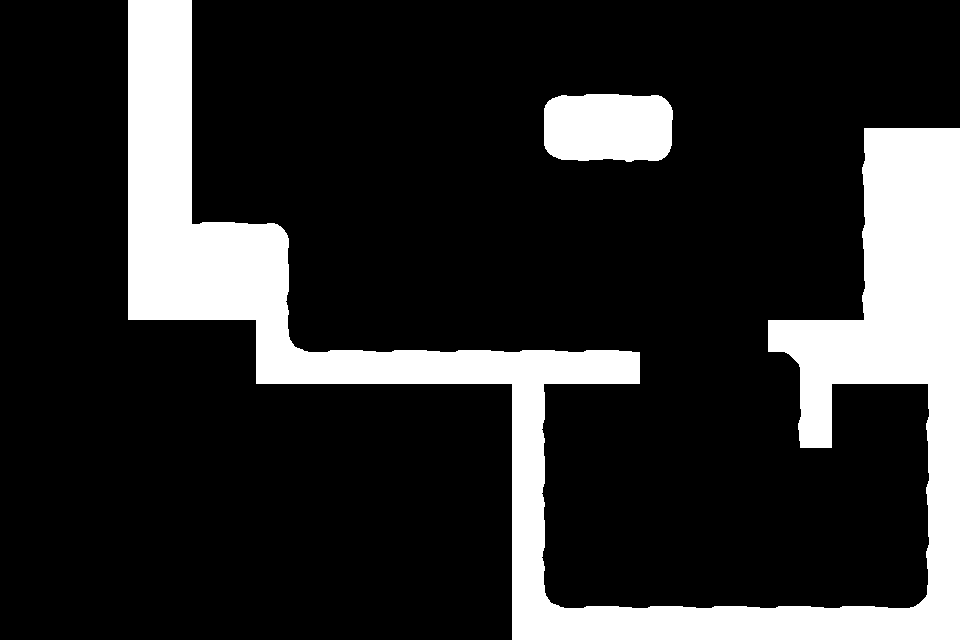

A 2D game scene composited from a Tiled map and its tileset images. What follows is a short description and the map's XML, with every tile layer's data as written:
An orthogonal 15x10 tile map with 64x64 px tiles, 1 tile layer (Chao) and 13 objects (10x Prefab, 3x Fronteira).

<map version="1.0" orientation="orthogonal" renderorder="right-down" width="15" height="10" tilewidth="64" tileheight="64" nextobjectid="33">
 <tileset firstgid="1" source="../TilesetSimples/tileset.tsx" />
 <layer name="Chao" width="15" height="10">
  <properties>
   <property name="unity:layer" value="Solido" />
  </properties>
  <data encoding="csv">
0,0,7,0,0,0,0,0,0,0,0,0,0,0,0,
0,0,7,0,0,0,0,0,1,2,3,0,0,0,0,
0,0,7,0,0,0,0,0,11,12,13,0,0,6,7,
0,0,7,2,3,0,0,0,0,0,0,0,0,6,7,
0,0,7,7,8,0,0,0,0,0,0,0,0,6,7,
0,0,0,0,5,2,2,2,2,2,0,0,9,7,7,
0,0,0,0,0,0,0,0,8,0,0,0,6,0,6,
0,0,0,0,0,0,0,0,8,0,0,0,0,0,6,
0,0,0,0,0,0,0,0,8,0,0,0,0,0,6,
0,0,0,0,0,0,0,0,5,2,2,2,2,2,4
</data>
 </layer>
 <objectgroup name="Objetos" offsetx="0" offsety="-32">
  <properties>
   <property name="unity:layer" value="Objetos" />
  </properties>
  <object id="4" name="Porta" type="Prefab" gid="17" x="898" y="161" width="64" height="64">
   <properties>
    <property name="PrefabSwap" value="" />
   </properties>
  </object>
  <object id="5" name="Chave" type="Prefab" gid="18" x="849" y="471" width="64" height="64">
   <properties>
    <property name="PrefabSwap" value="" />
   </properties>
  </object>
  <object id="7" name="Bloco" type="Prefab" gid="21" x="849" y="517" width="64" height="64">
   <properties>
    <property name="PrefabSwap" value="" />
   </properties>
  </object>
  <object id="8" name="Cristal" type="Prefab" gid="23" x="545" y="641" width="64" height="64">
   <properties>
    <property name="PrefabSwap" value="" />
   </properties>
  </object>
  <object id="9" name="Bloco" type="Prefab" gid="21" x="784" y="564" width="64" height="64">
   <properties>
    <property name="PrefabSwap" value="" />
   </properties>
  </object>
  <object id="11" name="Bloco" type="Prefab" gid="21" x="816" y="347" width="64" height="64">
   <properties>
    <property name="PrefabSwap" value="" />
   </properties>
  </object>
  <object id="13" name="Fronteira" x="-65" y="-288" width="64" height="929" />
  <object id="14" name="Fronteira" x="0" y="-320" width="960" height="64" />
  <object id="15" name="Fronteira" x="960" y="-288" width="64" height="928" />
  <object id="29" name="Placa" type="Prefab" gid="15" x="232" y="256" width="64" height="64">
   <properties>
    <property name="PrefabSwap" value="" />
    <property name="msg" value="Vamos jogar!" />
   </properties>
  </object>
  <object id="30" name="Bloco" type="Prefab" gid="21" x="814" y="210" width="64" height="64">
   <properties>
    <property name="PrefabSwap" value="" />
   </properties>
  </object>
  <object id="31" name="Bloco" type="Prefab" gid="21" x="300" y="323" width="64" height="64">
   <properties>
    <property name="PrefabSwap" value="" />
   </properties>
  </object>
  <object id="32" name="Bloco" type="Prefab" gid="21" x="672" y="544" width="64" height="64">
   <properties>
    <property name="PrefabSwap" value="" />
   </properties>
  </object>
 </objectgroup>
</map>